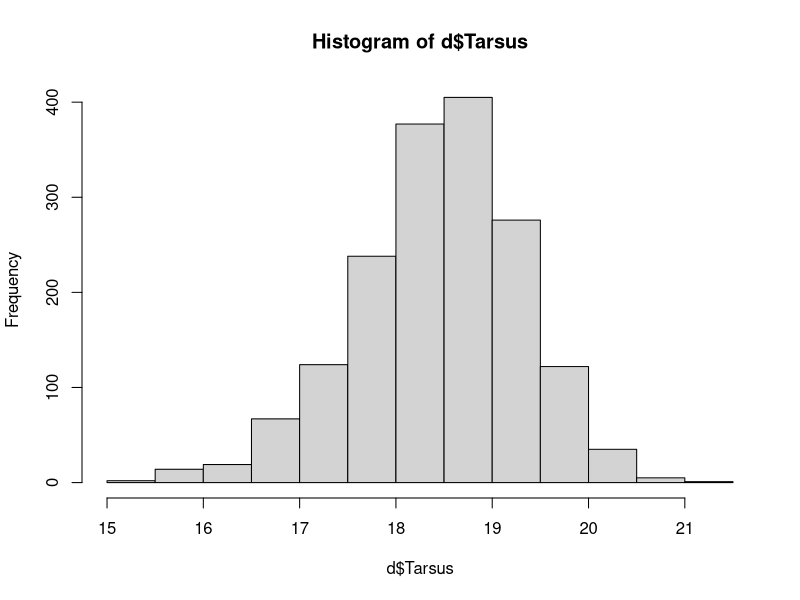
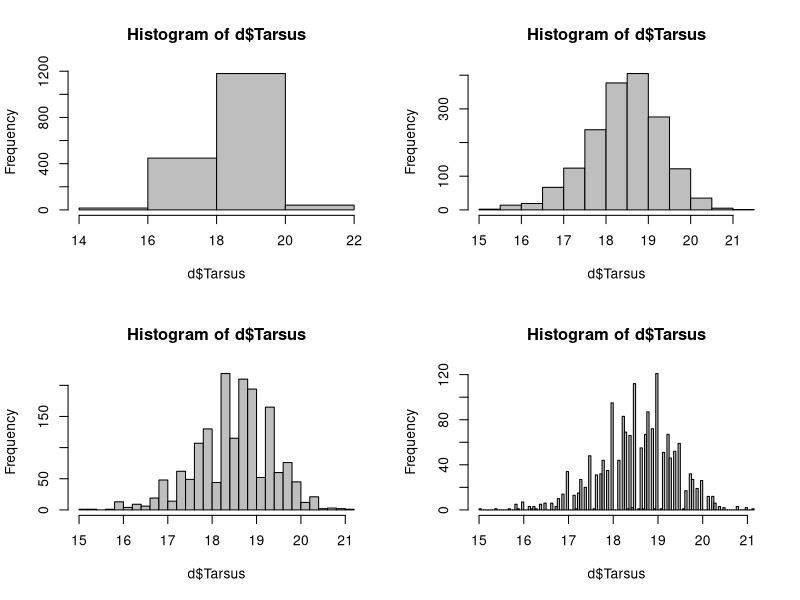
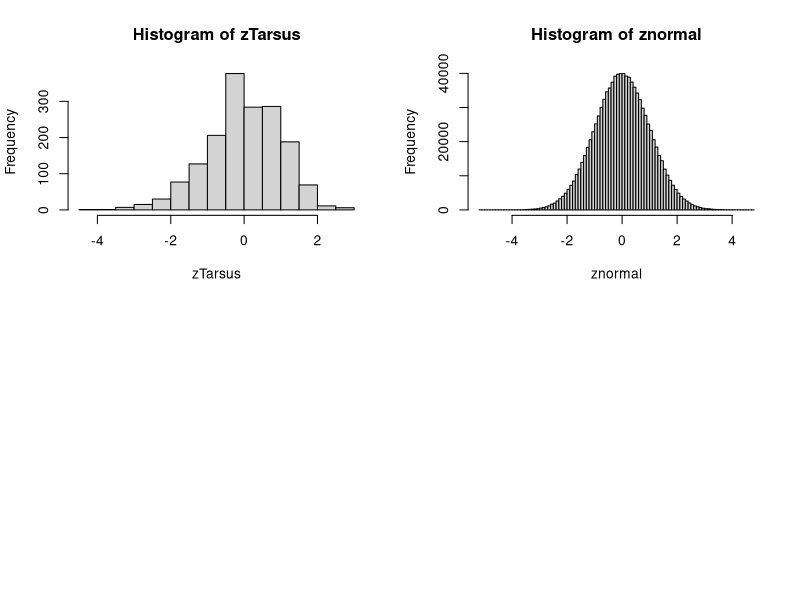
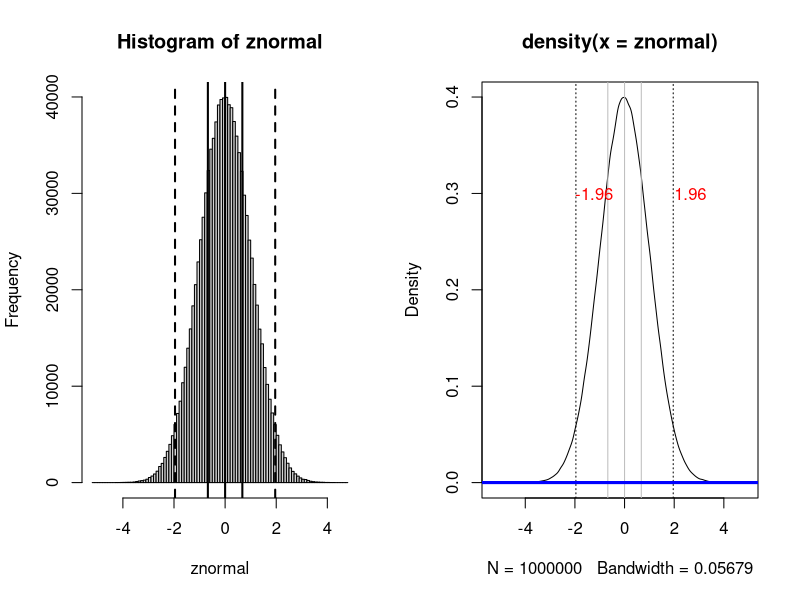

The R source for these figures, in order:
#### SwS 02 ####

# Welcome - this is your workspace for hand out SwS 02 #

# Please first work through the hand out using this script #
# Nothing needs to be submitted #

getwd()
setwd("../SwS02")

d <- read.table("SparrowSize.txt", header = TRUE)
str(d)

hist(d$Tarsus)
mean(d$Tarsus, na.rm = TRUE)

median(d$Tarsus, na.rm = TRUE)

mode(d$Tarsus)

par(mfrow = c(2, 2))
hist(d$Tarsus, breaks = 3, col="grey")
hist(d$Tarsus, breaks = 10, col = "grey")
hist(d$Tarsus, breaks = 30, col = "grey")
hist(d$Tarsus, breaks = 100, col = "grey")

head(table(d$Tarsus))

d$Tarsus.rounded <- round(d$Tarsus, digits = 1)
head(d$Tarsus.rounded)

require(dplyr)

TarsusTally <- d %>% count(Tarsus.rounded, sort = TRUE)
d2 <- subset(d, d$Tarsus!="NA")
length(d$Tarsus)-length(d2$Tarsus)

TarsusTally <- d2 %>% count(Tarsus.rounded, sort = TRUE)
TarsusTally[[1]][1]

range(d2$Tarsus, na.rm = TRUE)

sqrt(var(d2$Tarsus))

zTarsus <- (d2$Tarsus - mean(d2$Tarsus))/sd(d2$Tarsus)

sd(zTarsus)

hist(zTarsus)

znormal <- rnorm(1e+06)
hist(znormal, breaks = 100)
summary(znormal)

par(mfrow = c(1,2))
hist(znormal, breaks = 100)
abline(v=qnorm(c(0.25, 0.5, 0.75)), lwd = 2)
abline(v=qnorm(c(0.025, 0.975)), lwd =2, lty = "dashed")

plot(density(znormal))
abline(v=qnorm(c(0.25, 0.5, 0.75)), col = "gray")
abline(v=qnorm(c(0.025, 0.975)), col = "black", lty = "dotted")
abline(h = 0, lwd = 3, col = "blue")
text(2, 0.3, "1.96", col = "red", adj = 0)
text(-2, 0.3, "-1.96", col = "red", adj = 0)
